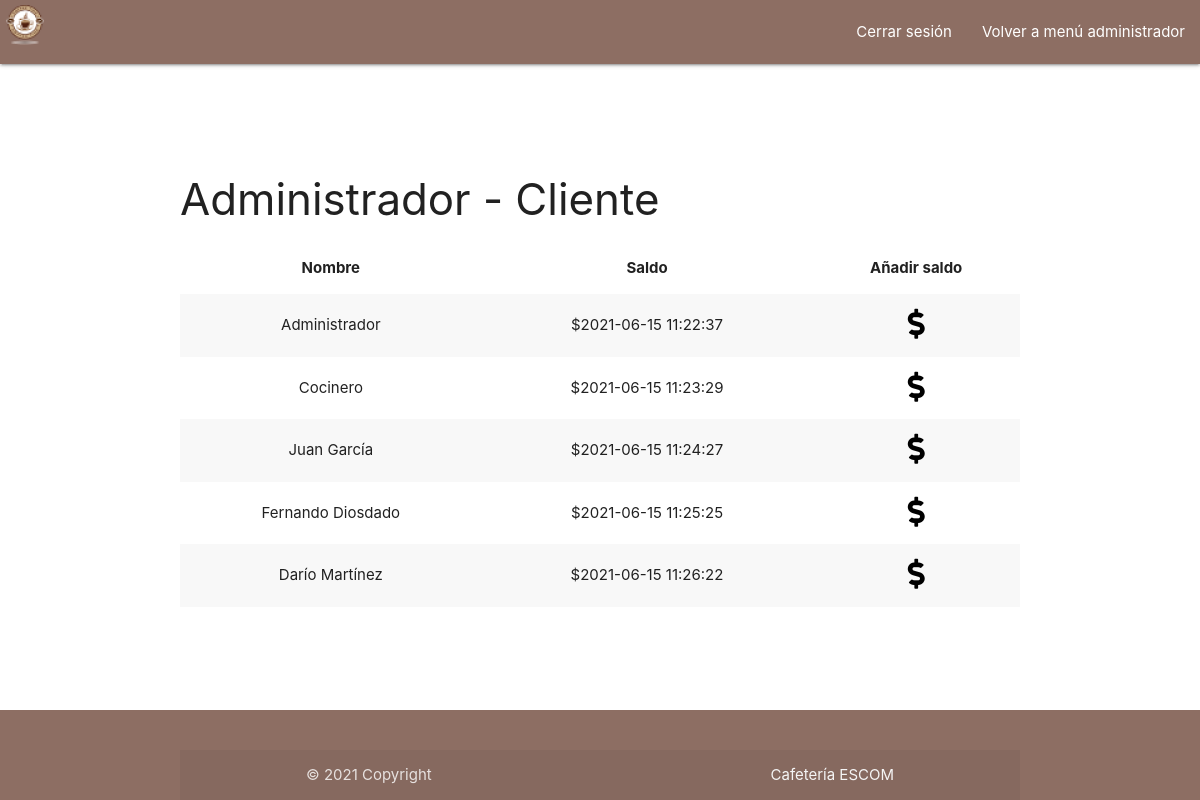
The page /pages/adminSaldoCliente.php (signed in) on the database as committed earlier.
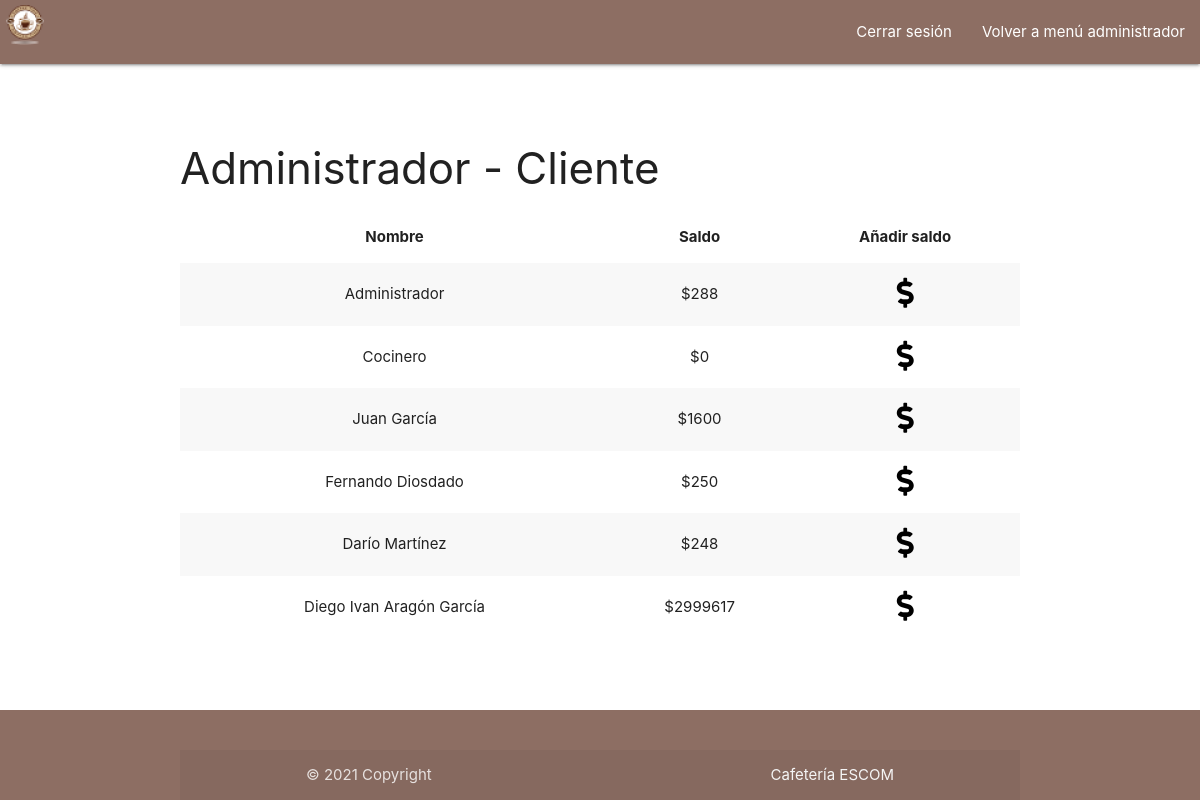
The same page on the database as committed later.
### tables this page shows
CREATE TABLE `usuarios` (
  `id_usuario` int(5) NOT NULL AUTO_INCREMENT,
  `nombre` varchar(128) NOT NULL,
  `correo` varchar(128) NOT NULL,
  `contrasena` varchar(32) NOT NULL,
  `numero` char(10) DEFAULT NULL,
  `tipo` int(1) NOT NULL,
  `saldo` double DEFAULT NULL,
  `auditoria` datetime DEFAULT NULL,
  PRIMARY KEY (`id_usuario`)
);

### pages/adminSaldoCliente.php (the view, shortened to what this page needs)
<?php
    if(isset($_SESSION["login"])){
    $sesion = $_SESSION["login"];
    $conexion = mysqli_connect("localhost","root","","cafeteria2021");
    mysqli_set_charset($conexion,"utf8");
    $sqlUsuarioAdmin = "SELECT * FROM usuarios WHERE correo = '$sesion' AND tipo = '0'";
    $resUsuarioAdmin = mysqli_query($conexion,$sqlUsuarioAdmin);
    $infoUsuarioAdmin = mysqli_num_rows($resUsuarioAdmin);
    if($infoUsuarioAdmin != 1){
        header("location: ./../index.php");
    }else{
        $sqlAlumnos = "SELECT * FROM usuarios";
        $resAlumnos = mysqli_query($conexion, $sqlAlumnos);
        $trAlumnos = "";
        while($filas = mysqli_fetch_array($resAlumnos, MYSQLI_BOTH )){
            $trAlumnos .= "<tr>
                <td>$filas[1]</td>
                <td>$$filas[6]</td>
                <td>
                    <i class='fas fa-dollar-sign fa-2x black-text text-darken-3 aumentarSaldo' data-correo='$filas[2]'></i>
                </td>
            </tr>";
        }
?>
<!DOCTYPE html>
<html>
<head>
<link rel="stylesheet" href="https://cdnjs.cloudflare.com/ajax/libs/font-awesome/5.15.3/css/all.min.css" />
<link href="./../materialize/css/materialize.min.css" rel="stylesheet">
<link href="./../jscript/plugins/validetta101/validetta.min.css" rel="stylesheet">
<link href="./../jscript/plugins/confirm334/jquery-confirm.min.css" rel="stylesheet">
<link href="./../css/general.css" rel="stylesheet">
<link href="./../css/index.css" rel="stylesheet">
</head>
<body>
    <header>
        <div class="navbar-fixed">
        <nav class="brown lighten-1">
            <div class="nav-wrapper">
                <a href="./../index.php" class="brand-logo"><img src="./../img/cafeLogo50.png"></a>
                    <ul class="right hide-on-med-and-down">
                        <li><a href="./../pages/logout.php"> Cerrar sesión</a></li>
                        <li><a href="./../pages/administrador.php"> Volver a menú administrador</a></li>
                    </ul>
            </div>
        </nav>
        </div>
    </header>
    <main class="valign-wrapper">
        <div class="container">
            <div class="row">
            <h3>Administrador - Cliente</h3>
                <table class="centered striped responsive-table">
                    <thead>
                        <tr><th>Nombre</th><th>Saldo</th><th>Añadir saldo</th>
                    </thead>
                    <tbody>
                        <?php echo $trAlumnos; ?>
                    </tbody>
                </table>
            </div>
        </div>
    </main>
    <footer class="page-footer brown lighten-1">
        <div class="container">
        <div class="footer-copyright">
        <div class="container">
        © 2021 Copyright
        <a class="grey-text text-lighten-4 right" href="./../index.php">Cafetería ESCOM</a>
        </div>
        </div>
    </footer>
</body>
</html>
<?php
    }
    }else{
        header("location: ./../index.php");
    }
?>

Rows that differ between the two databases and show on the page:
changed usuarios "Administrador": saldo "2021-06-15 11:22:37" → "288"
changed usuarios "Cocinero": saldo "2021-06-15 11:23:29" → "0"
changed usuarios "Juan García": saldo "2021-06-15 11:24:27" → "1600"
changed usuarios "Fernando Diosdado": saldo "2021-06-15 11:25:25" → "250"
changed usuarios "Darío Martínez": saldo "2021-06-15 11:26:22" → "248"
added usuarios: nombre "Diego Ivan Aragón García", saldo "2999617"
